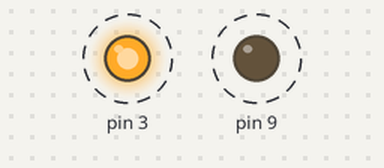
This sketch was run on a simulated Arduino Uno, built with avr-gcc and run on an emulated ATmega328P. Parts: output pins drawn as LEDs (lit = HIGH). Dashed ring = blinking.

Above: at 0.1 s.
Timing chart, 0 to 3.0 s (numbered marks = the images above):
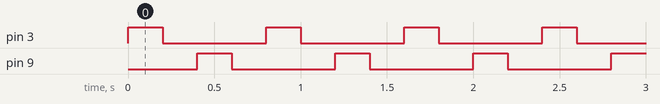

Measured:
- by itself, pin 3, pin 9: alternates HIGH for 0.20 s and LOW for 0.60 s
- by itself, everything shown: repeats every 0.80 s, in 4 steps

The sketch:

Etkinlik_1.ino
```cpp
void setup()
{
  pinMode(3, OUTPUT);
  pinMode(9, OUTPUT);
}

void loop()
{
  digitalWrite(3, HIGH);
  delay(200); // Wait for 200 millisecond(s)
  digitalWrite(3, LOW);
  delay(200); // Wait for 200 millisecond(s)
  digitalWrite(9, HIGH);
  delay(200); // Wait for 200 millisecond(s)
  digitalWrite(9, LOW);
  delay(200); // Wait for 200 millisecond(s)
}
```
